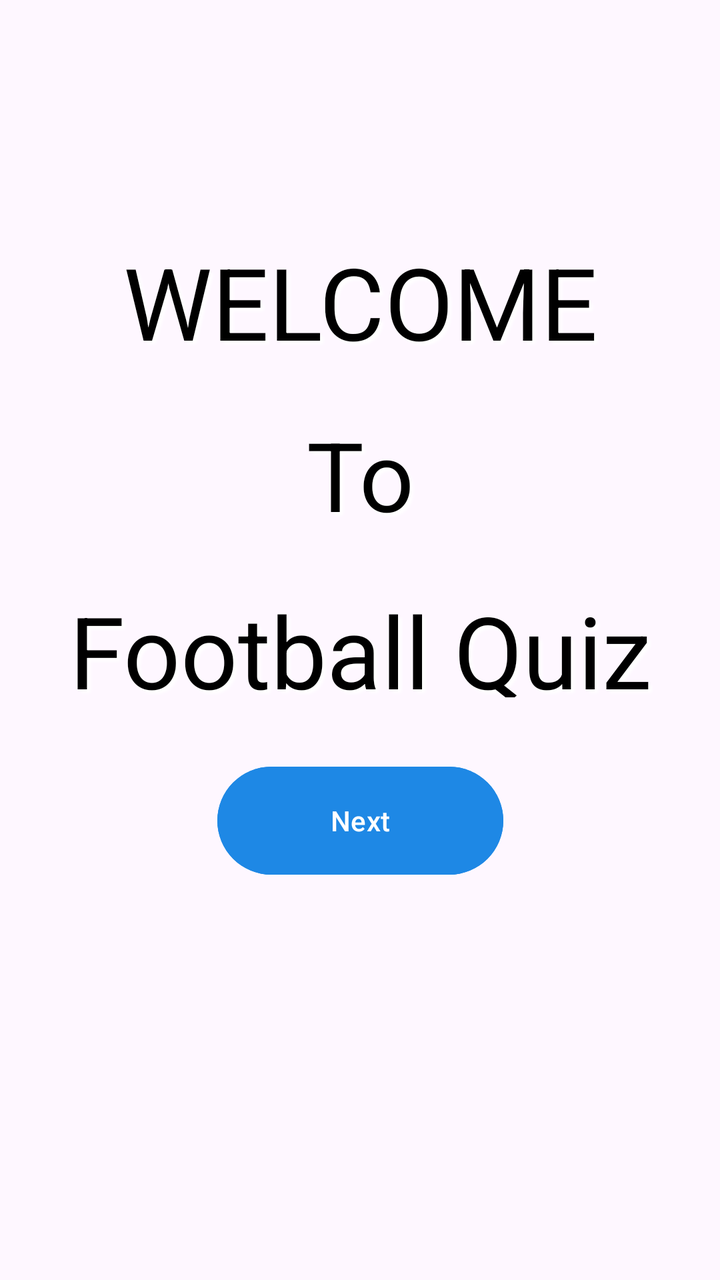
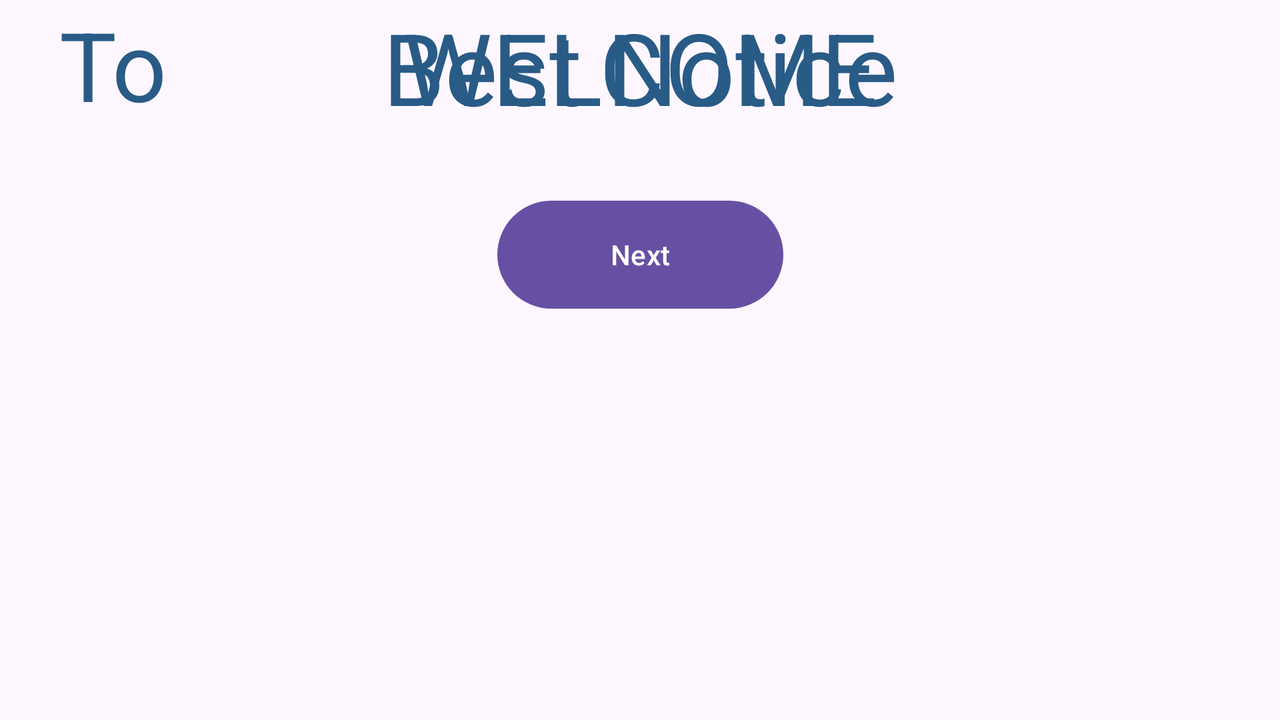

An Android layout and its configuration variant, each rendered on a device that would load it. The default file and the variant file are quoted in full after the pictures.
<!-- AndroidManifest.xml: application theme Theme.Prof_silem -->
<!-- res/layout/activity_main.xml -->
<?xml version="1.0" encoding="utf-8"?>
<androidx.constraintlayout.widget.ConstraintLayout xmlns:android="http://schemas.android.com/apk/res/android"
    xmlns:app="http://schemas.android.com/apk/res-auto"
    xmlns:tools="http://schemas.android.com/tools"
    android:id="@+id/main"
    android:layout_width="match_parent"
    android:layout_height="match_parent"
    tools:context=".MainActivity">
    <ImageView
        android:id="@+id/bg_image"
        android:layout_width="match_parent"
        android:layout_height="match_parent"
        android:scaleType="centerCrop"
        android:src="@drawable/ball"
        android:contentDescription="Football background"


        android:alpha="1.0" />


    <TextView
        android:id="@+id/welcome"
        android:layout_width="283dp"
        android:layout_height="57dp"
        android:text="WELCOME"
        android:textAlignment="center"
        android:textColor="#000000"
        android:textColorHint="#3A1F1F"
        android:textSize="50sp"
        android:shadowColor="#FFFFFF"
        android:shadowDx="5"
        android:shadowDy="5"
        android:shadowRadius="4"
        app:layout_constraintBottom_toTopOf="@+id/textView3"
        app:layout_constraintEnd_toEndOf="parent"
        app:layout_constraintStart_toStartOf="parent"
        app:layout_constraintTop_toTopOf="parent" />

    <Button
        android:id="@+id/btn_next"
        android:layout_width="143dp"
        android:layout_height="62dp"
        android:layout_marginBottom="188dp"
        android:text="Next"
        android:backgroundTint="#1E88E5"
        app:layout_constraintBottom_toBottomOf="parent"
        app:layout_constraintEnd_toEndOf="parent"
        app:layout_constraintStart_toStartOf="parent"
        app:layout_constraintTop_toBottomOf="@+id/textView3"
        app:layout_constraintVertical_bias="0.739" />

    <TextView
        android:id="@+id/textView2"
        android:layout_width="113dp"
        android:layout_height="57dp"
        android:text="To"
        android:textAlignment="center"
        android:textColor="#000000"
        android:shadowColor="#FFFFFF"
        android:shadowDx="5"
        android:shadowDy="5"
        android:shadowRadius="4"
        android:textSize="48sp"
        app:layout_constraintBottom_toTopOf="@+id/textView3"
        app:layout_constraintEnd_toEndOf="parent"
        app:layout_constraintStart_toStartOf="parent"
        app:layout_constraintTop_toBottomOf="@+id/welcome"
        app:layout_constraintVertical_bias="0.506" />

    <TextView
        android:id="@+id/textView3"
        android:layout_width="323dp"
        android:layout_height="57dp"
        android:text="Football Quiz"
        android:textAlignment="center"
        android:textColor="#000000"
        android:textSize="50sp"
        android:shadowColor="#FFFFFF"
        android:shadowDx="5"
        android:shadowDy="5"
        android:shadowRadius="4"
        app:layout_constraintBottom_toBottomOf="parent"
        app:layout_constraintEnd_toEndOf="parent"
        app:layout_constraintStart_toStartOf="parent"
        app:layout_constraintTop_toTopOf="parent" />
</androidx.constraintlayout.widget.ConstraintLayout>
<!-- resources referenced by this layout -->
<resources>
  <style name="Theme.Prof_silem" parent="Base.Theme.Prof_silem" />
  <style name="Base.Theme.Prof_silem" parent="Theme.Material3.DayNight.NoActionBar">
          
          
      </style>
</resources>
<!-- res/layout-land/activity_main.xml (the repository's variant of the layout above) -->
<!-- drawn on the phone turned sideways -->
<?xml version="1.0" encoding="utf-8"?>
<androidx.constraintlayout.widget.ConstraintLayout xmlns:android="http://schemas.android.com/apk/res/android"
    xmlns:app="http://schemas.android.com/apk/res-auto"
    xmlns:tools="http://schemas.android.com/tools"
    android:id="@+id/main"
    android:layout_width="match_parent"
    android:layout_height="match_parent"
    tools:context=".MainActivity">

    <TextView
        android:id="@+id/welcome"
        android:layout_width="283dp"
        android:layout_height="57dp"
        android:text="WELCOME"
        android:textAlignment="center"
        android:textColor="#295B87"
        android:textColorHint="#3A1F1F"
        android:textSize="50sp"
        app:layout_constraintEnd_toEndOf="parent"
        app:layout_constraintStart_toStartOf="parent"
        tools:layout_editor_absoluteY="132dp" />

    <Button
        android:id="@+id/btn_next"
        android:layout_width="143dp"
        android:layout_height="62dp"
        android:layout_marginBottom="188dp"
        android:text="Next"
        app:layout_constraintBottom_toBottomOf="parent"
        app:layout_constraintEnd_toEndOf="parent"
        app:layout_constraintStart_toStartOf="parent"
        app:layout_constraintTop_toBottomOf="@+id/textView3"
        app:layout_constraintVertical_bias="0.739" />

    <TextView
        android:id="@+id/textView2"
        android:layout_width="113dp"
        android:layout_height="57dp"
        android:text="To"
        android:textAlignment="center"
        android:textColor="#295B87"
        android:textSize="48sp"
        tools:layout_editor_absoluteX="149dp"
        tools:layout_editor_absoluteY="216dp" />

    <TextView
        android:id="@+id/textView3"
        android:layout_width="323dp"
        android:layout_height="57dp"
        android:text="Best Notice"
        android:textAlignment="center"
        android:textColor="#295B87"
        android:textSize="50sp"
        app:layout_constraintEnd_toEndOf="parent"
        app:layout_constraintStart_toStartOf="parent"
        tools:layout_editor_absoluteY="305dp" />
</androidx.constraintlayout.widget.ConstraintLayout>
